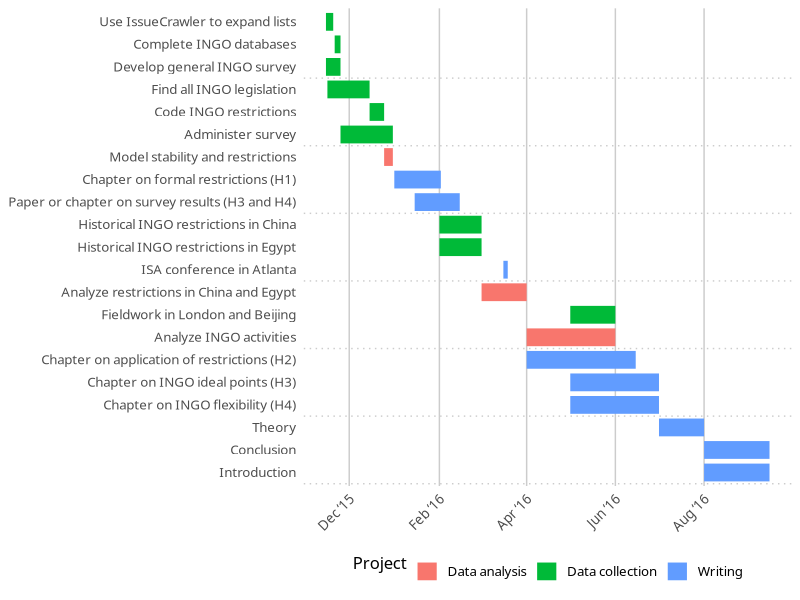

Source code (R):
library(dplyr)
library(tidyr)
library(readr)
library(lubridate)
library(ggplot2)
library(scales)
library(grid)
library(Cairo)

theme_gantt <- function(base_size=12, base_family="Source Sans Pro Light") {
  ret <- theme_bw(base_size, base_family) %+replace%
    theme(panel.background = element_rect(fill="#ffffff", colour=NA),
          axis.title.x=element_text(vjust=-0.2), axis.title.y=element_text(vjust=1.5),
          title=element_text(vjust=1.2, family="Source Sans Pro Semibold"),
          panel.border = element_blank(), axis.line=element_blank(),
          panel.grid.minor=element_blank(),
          panel.grid.major.y = element_blank(),
          panel.grid.major.x = element_line(size=0.5, colour="grey80"),
          axis.ticks=element_blank(),
          legend.position="bottom", 
          axis.title=element_text(size=rel(0.8), family="Source Sans Pro Semibold"),
          strip.text=element_text(size=rel(1), family="Source Sans Pro Semibold"),
          strip.background=element_rect(fill="#ffffff", colour=NA),
          panel.margin.y=unit(1.5, "lines"),
          legend.key = element_blank())
  
  ret
}
  
tasks <- read_csv("schedule.csv") %>%
  gather(date.type, task.date, -c(Project, Task)) %>%
  arrange(date.type, task.date) %>%
  mutate(Task = factor(Task, levels=rev(unique(Task)), ordered=TRUE))

tufte.grid <- data_frame(breaks=seq(floor_date(min(tasks$task.date), unit="month"),
                                    ceiling_date(max(tasks$task.date), unit="month"),
                                    by="1 month"))
# geom_hline(data=tufte.grid, aes(yintercept=as.numeric(breaks)), colour="grey90")

all.tasks <- tasks %>% filter(date.type=="Start") %>% select(Task)
x.breaks <- seq(length(all.tasks$Task) + 0.5 - 3, 0, by=-3)

timeline <- ggplot(tasks, aes(x=Task, y=task.date, colour=Project)) + 
  geom_line(size=6) + 
  geom_vline(xintercept=x.breaks, colour="grey80", linetype="dotted") + 
  labs(x=NULL, y=NULL) + coord_flip() + 
  scale_y_date(date_breaks="2 months", labels=date_format("%b ‘%y")) +
  theme_gantt() + theme(axis.text.x=element_text(angle=45, hjust=1))
timeline
# ggsave(timeline, filename="timeline.pdf", 
       # width=6.5, height=6.5, units="in", device=cairo_pdf)
